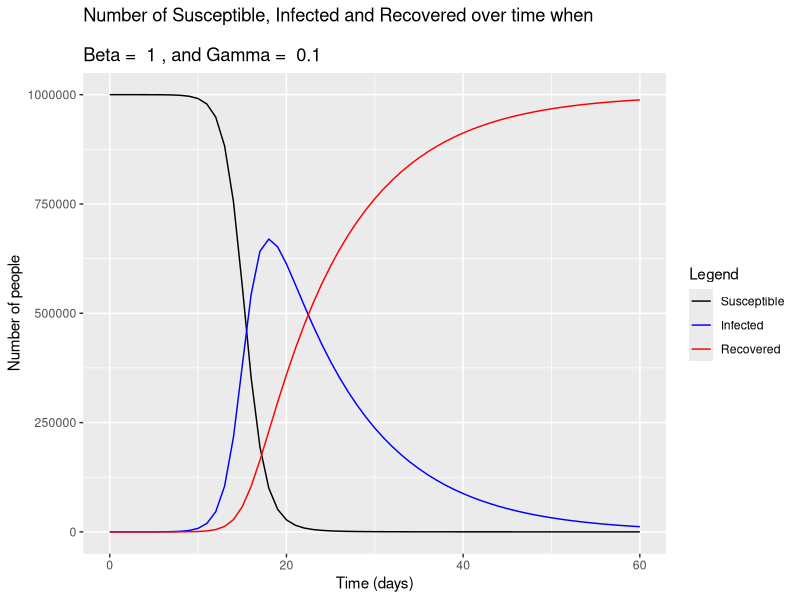

R code for this plot:
# INFECTIOUS dISEASE MODELLING
# Module 1 e-tivity 4 - SIR Model with a dynamic Force of Infection

library(deSolve)  # solves the model
library(reshape2) # changes hte shape of the model output
library(ggplot2)  # plots

population <- 10^6

ini_state <- c(S = population - 1, I = 1, R = 0)
parameters <- c(beta = 1, gamma = 1/10)
obs_period <- 60

times <- 0:obs_period

# This SIR Model doesn't consider reinfectations or deaths in a closed population

sir_model <- function(time, state, parameters) {
  
  with(as.list(c(state, parameters)),{
    N <- S + I + R
    
    lambda <- beta * I/N
    
    dS <- -lambda*S
    dI <- lambda*S - gamma*I
    dR <- gamma*I
    
    return(list(c(dS,dI,dR)))
  })
}

output <- as.data.frame(ode(y = ini_state,
                            times = times,
                            func = sir_model,
                            parms = parameters))
output_long <- melt(as.data.frame(output), id = "time")

graf <- ggplot(data = output_long,
               aes(x = time,
                   y = value,
                   colour = variable,
                   group = variable)) +
  geom_line() +
  xlab("Time (days)") +
  ylab("Number of people") +
  labs(title = paste("Number of Susceptible, Infected and Recovered over time when
       \nBeta = ",parameters["beta"],", and Gamma = ", parameters["gamma"]),
       colour = "Legend") +
  scale_color_manual(labels = c("Susceptible", "Infected", "Recovered"), values = c("black", "blue", "red"))

print(graf)
